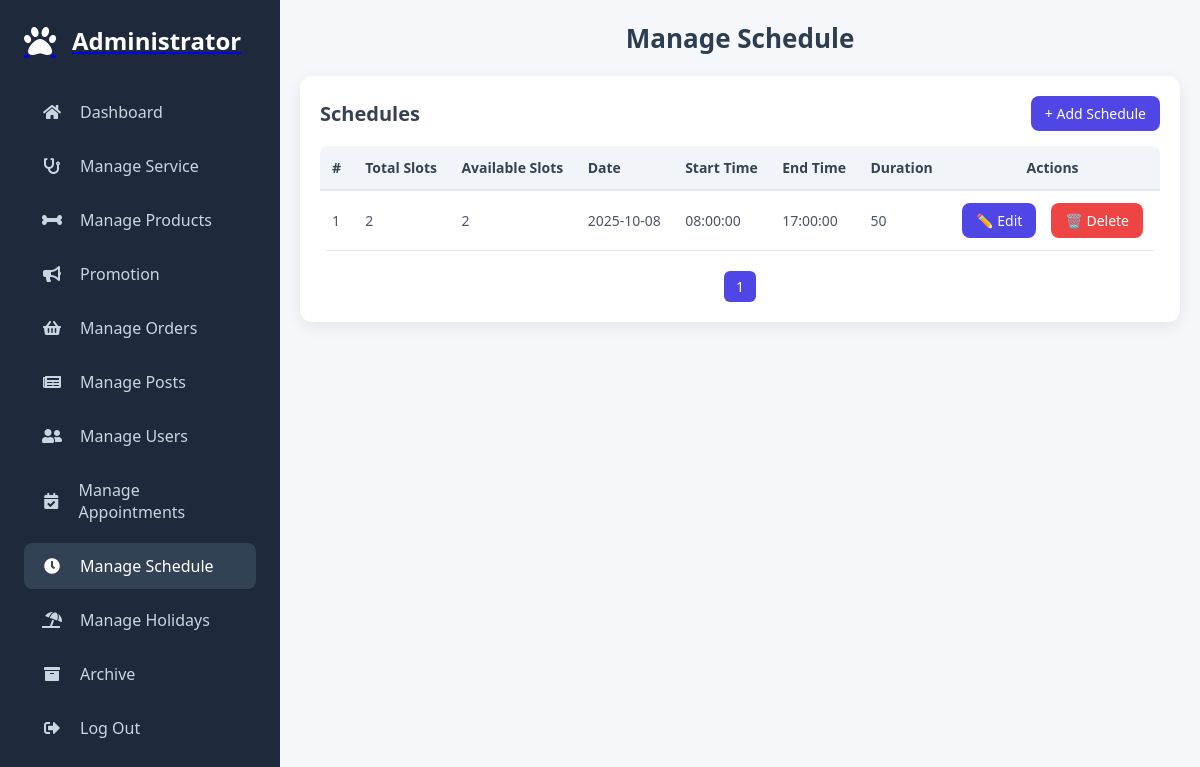
/admin/manage_schedule.php (signed in), run on an earlier commit of the app's database.
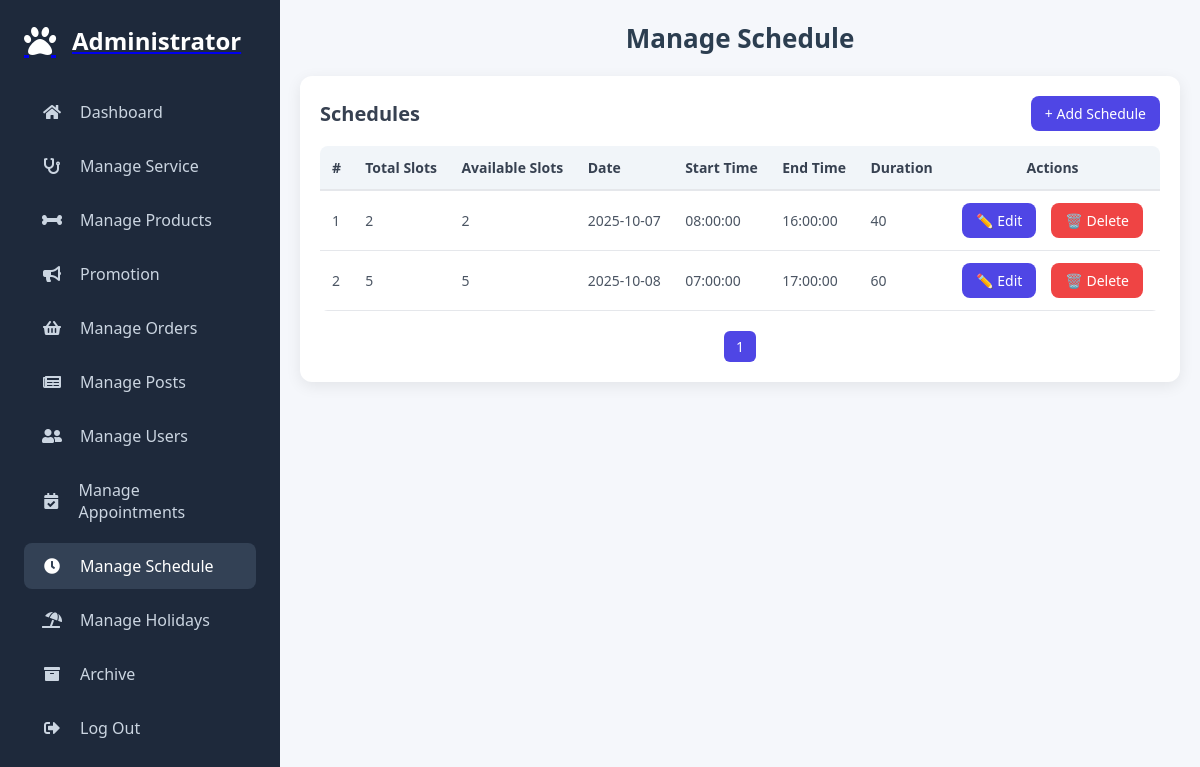
And on a later commit of the database.
### tables this page shows
CREATE TABLE `schedules` (
  `id` int(11) NOT NULL,
  `slots_date` date NOT NULL,
  `start_time` time NOT NULL,
  `end_time` time NOT NULL,
  `duration` int(11) NOT NULL,
  `slots` int(11) NOT NULL,
  `status` varchar(20) NOT NULL DEFAULT 'available',
  `created_at` timestamp NOT NULL DEFAULT current_timestamp(),
  `total_slots` int(11) NOT NULL DEFAULT 1
);

### admin/manage_schedule.php (the view, shortened to what this page needs)
<?php
require_once '../components/auth_admin.php';
$limit = 10;
$page = isset($_GET['page']) ? (int)$_GET['page'] : 1;
$start = ($page - 1) * $limit;
$totalRows = $conn->query("SELECT COUNT(*) FROM schedules")->fetchColumn();
$totalPages = ceil($totalRows / $limit);
$stmt = $conn->prepare("
    SELECT * FROM schedules
    ORDER BY slots_date ASC
    LIMIT ?, ?
");
$stmt->bindValue(1, $start, PDO::PARAM_INT);
$stmt->bindValue(2, $limit, PDO::PARAM_INT);
$stmt->execute();
$schedules = $stmt->fetchAll(PDO::FETCH_ASSOC);
?>
<!DOCTYPE html>
<html lang="en">
<head>
    <link rel="stylesheet" href="./../assets/css/admin/admin_header.css?v=<?php echo time(); ?>">
    <link rel="stylesheet" href="./../assets/css/admin/manage_schedule.css?v=<?php echo time(); ?>">
    <link rel="stylesheet" href="https://cdnjs.cloudflare.com/ajax/libs/font-awesome/5.15.4/css/all.min.css">
</head>
<body>
<?php include '../components/admin_header.php'; ?>
<div class="admin-main">
  <div class="header-row">
      <h1>Manage Schedule</h1>
  </div>
  <div class="card">
      <div class="card-header">
          <h2>Schedules</h2>
          <button class="btn btn-primary add-btn" onclick="openScheduleModal()">+ Add Schedule</button>
      </div>
      <div class="table-container">
          <table>
              <thead>
                  <tr>
                      <th>#</th>
                      <th>Total Slots</th>
                      <th>Available Slots</th>
                      <th>Date</th>
                      <th>Start Time</th>
                      <th>End Time</th>
                      <th>Duration</th>
                      <th class="actions">Actions</th>
                  </tr>
              </thead>
              <tbody>
                  <?php $i = $start + 1; foreach ($schedules as $s): ?>
                  <tr data-id="<?= $s['id'] ?>">
                      <td><?= $i++ ?></td>
                      <td><?= $s['total_slots'] ?></td>
                      <td><?= $s['slots'] ?></td>
                      <td><?= $s['slots_date'] ?></td>
                      <td><?= $s['start_time'] ?></td>
                      <td><?= $s['end_time'] ?></td>
                      <td><?= $s['duration'] ?></td>
                      <td class="actions">
                          <button class="btn btn-primary edit-btn">✏️ Edit</button>
                          <button class="btn btn-danger" onclick="confirmDeleteSchedule(<?= $s['id'] ?>)">🗑️ Delete</button>
                      </td>
                  </tr>
                  <?php endforeach; ?>
              </tbody>
          </table>
          <div class="pagination">
              <?php for($p = 1; $p <= $totalPages; $p++): ?>
                  <a href="?page=<?= $p ?>" class="btn <?= $p==$page?'btn-primary':'btn-light' ?>"><?= $p ?></a>
              <?php endfor; ?>
          </div>
      </div>
  </div>
</div>
</body>
</html>

What changed in the data, as far as the page shows it:
removed schedules: total_slots "2", slots "2", slots_date "2025-10-08", start_time "08:00:00", end_time "17:00:00", duration "50"
added schedules: total_slots "2", slots "2", slots_date "2025-10-07", start_time "08:00:00", end_time "16:00:00", duration "40"
added schedules: total_slots "5", slots "5", slots_date "2025-10-08", start_time "07:00:00", end_time "17:00:00", duration "60"
